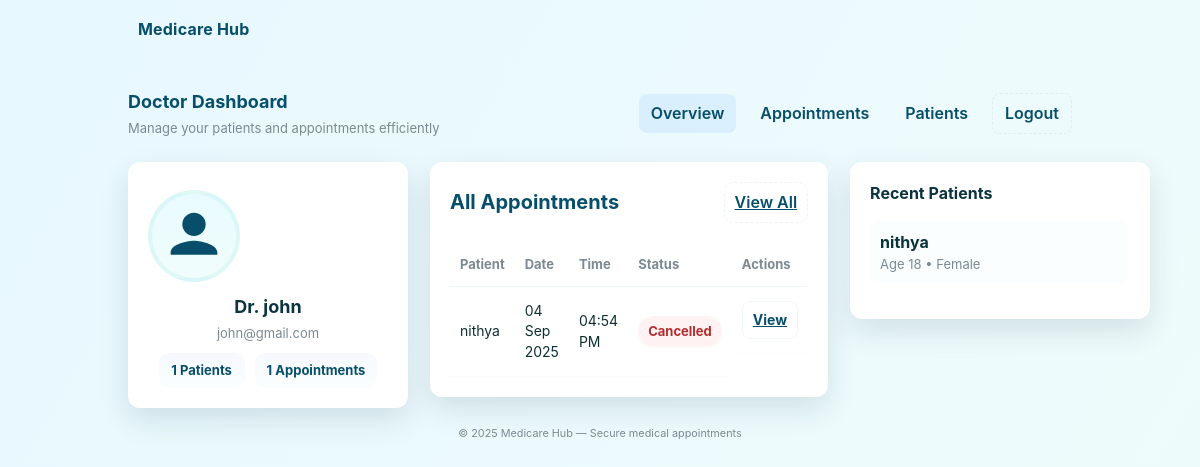
Screenshot of /accounts/dashboard/doctor/ (signed in) with the database file from the repository.
### accounts/models.py (models this page shows, shortened)
class Appointment(models.Model):
    patient = models.ForeignKey(
        Patient,
        on_delete=models.CASCADE,
        related_name="appointments"   # ✅ clean reverse relation
    )
    doctor = models.ForeignKey(
        Doctor,
        on_delete=models.CASCADE,
        related_name="appointments"   # ✅ clean reverse relation
    )
    date = models.DateField()
    time = models.TimeField()
    status = models.CharField(
        max_length=20,
        choices=[
            ('Pending', 'Pending'),
            ('Confirmed', 'Confirmed'),
            ('Cancelled', 'Cancelled'),
            ('Completed', 'Completed')
        ],
        default='Pending'
    )
    reason = models.TextField(null=True, blank=True)

class Patient(models.Model):
    user = models.OneToOneField(User,null=True,on_delete=models.CASCADE)
    phone = models.CharField(max_length=200,null=True)
    address = models.TextField(null=True,blank=True)
    age = models.IntegerField(null=True)
    gender = models.CharField(max_length=10,choices=[('Male','Male'),('Female','Female'),('Other','Other')],null=True)
    blood_group = models.CharField(max_length=200,null=True)

### accounts/views.py (the view)
# urls.py: path("dashboard/doctor/", views.doctor_dashboard, name="doctor_dashboard"),
@login_required
def doctor_dashboard(request):
    doctor = get_object_or_404(Doctor, user=request.user)
    appointments = Appointment.objects.filter(doctor=doctor).order_by("-date", "-time")
    recent_patients = Patient.objects.filter(appointments__doctor=doctor).distinct()[:5]
    context = {
        "doctor": doctor,
        "appointments": appointments,
        "recent_patients": recent_patients,
        "total_patients": Patient.objects.filter(appointments__doctor=doctor).distinct().count(),
    }
    return render(request, "accounts/doctor_dashboard.html", context)

### accounts/templates/accounts/doctor_dashboard.html (shortened to what this page needs)
<!DOCTYPE html>
<html lang="en">
<head>
  {% load static %}
  <link rel="stylesheet" href="{% static 'css/style.css' %}">
</head>
<body>
<header class="site-header">
  <div class="site-brand">
    <span class="brand-name">Medicare Hub</span>
  </div>
</header>
<main class="dashboard-wrap">
  <div class="top-nav">
    <div>
      <h1 style="font-size:18px;margin:0;color:var(--accent-deep)">Doctor Dashboard</h1>
      <p style="margin:4px 0 0 0;color:var(--muted);font-size:13px;">Manage your patients and appointments efficiently</p>
    </div>
    <div class="nav-links">
      <a href="{% url 'doctor_dashboard' %}" class="active">Overview</a>
      <a href="{% url 'appointments_list' %}">Appointments</a>
      <a href="{% url 'patients_list' %}">Patients</a>
      <a href="{% url 'logout' %}" class="btn-ghost">Logout</a>
    </div>
  </div>
  <section class="dashboard-grid">
    <aside class="card profile-card">
      <a href="{% url 'doctor_profile' %}" class="avatar" title="Edit Profile">
         <svg viewBox="0 0 24 24">
           <path d="M12 12c2.8 0 5-2.2 5-5s-2.2-5-5-5-5 2.2-5 5 2.2 5 5 5zm0 2c-3.3 0-10 1.7-10 5v1h20v-1c0-3.3-6.7-5-10-5z"/>
         </svg>
      </a>
      <div class="profile-name">Dr. {{ user.username }}</div>
      <div class="profile-meta">{{ user.email }}</div>
      <div class="stat-row">
        <div class="stat">{{ total_patients }} Patients</div>
        <div class="stat">{{ appointments.count }} Appointments</div>
      </div>
    </aside>
    <section class="card">
      <div class="main-header">
        <h2>All Appointments</h2>
        <a href="{% url 'appointments_list' %}" class="btn-ghost">View All</a>
      </div>
      <div style="overflow:auto;">
        <table class="table">
          <thead>
            <tr>
              <th>Patient</th><th>Date</th><th>Time</th><th>Status</th><th>Actions</th>
            </tr>
          </thead>
          <tbody>
            {% for appt in appointments %}
              <tr>
                <td>{{ appt.patient.user.username }}</td>
                <td>{{ appt.date|date:"d M Y" }}</td>
                <td>{{ appt.time|time:"h:i A" }}</td>
                <td><span class="status-pill status-{{ appt.status|lower }}">{{ appt.status }}</span></td>
                <td class="row-actions">
                  <a href="{% url 'doctor_patient_appointment_detail' appt.id %}" class="action-btn view">View</a>
                </td>
              </tr>
            {% empty %}
              <tr><td colspan="5" style="text-align:center;color:var(--muted);">No appointments found</td></tr>
            {% endfor %}
          </tbody>
        </table>
      </div>
    </section>
    <aside class="card">
      <h3 style="margin:0 0 10px 0;color:#0b3440;font-size:16px;">Recent Patients</h3>
      <ul style="list-style:none;padding:0;display:grid;gap:10px;">
        {% for patient in recent_patients %}
          <li style="padding:10px;border-radius:10px;background:#fbfeff;">
            <div style="font-weight:700;color:#07333a;">{{ patient.user.username }}</div>
            <div style="font-size:13px;color:var(--muted);">Age {{ patient.age }} • {{ patient.gender }}</div>
          </li>
        {% empty %}
          <li><em style="color:var(--muted);">No recent patients</em></li>
        {% endfor %}
      </ul>
    </aside>
  </section>
</main>
<footer class="site-footer">
  <small>© <span id="year">2025</span> Medicare Hub — Secure medical appointments</small>
</footer>
</body>
</html>

### accounts/static/css/style.css (style rules this page uses)
:root { --bg-1: linear-gradient(120deg,#e7f8ff 0%, #f0fcfb 100%); --accent: #0d6efd; --accent-2: #0ec2b6; --accent-deep: #064e6a; --card-bg: #ffffff; --muted: #7b8a92; --radius: 14px; --gap: 1rem; --max-width: 980px; --shadow: 0 12px 30px rgba(12,40,60,0.12); --glass: rgba(255,255,255,0.75); }
* { box-sizing: border-box; }
html,body { height: 100%; }
body { margin: 0; font-family: Inter, "Segoe UI", Roboto, system-ui, -apple-system, "Helvetica Neue", Arial; line-height: 1.45; color: #163238; background: var(--bg-1); -webkit-font-smoothing:antialiased; -moz-osx-font-smoothing:grayscale; }
.site-header { display:flex; align-items:center; padding: 18px 28px; max-width: var(--max-width); margin: 0 auto; }
.site-brand { display:flex; gap:12px; align-items:center; }
.brand-name { font-weight:700; letter-spacing:0.2px; color:var(--accent-deep); }
.site-footer { max-width: var(--max-width); margin: 18px auto 30px; padding: 0 20px; color: var(--muted); font-size:13px; display:flex; justify-content:center; }
.dashboard-grid { display:grid; grid-template-columns: 300px 1fr 320px; gap: 26px; }

### accounts/templates/accounts/doctor_dashboard.html (style rules this page uses)
:root { --dash-gap: 22px; --card-padding: 20px; --muted-2: #6f8b90; }
.dashboard-wrap { max-width: var(--max-width); margin: 18px auto; padding: 0 18px; }
.top-nav { display:flex; justify-content:space-between; align-items:center; padding: 12px 0; gap:12px; }
.nav-links { display:flex; gap:12px; align-items:center; }
.nav-links a { color: var(--accent-deep); text-decoration:none; font-weight:600; padding:8px 12px; border-radius:8px; }
.nav-links a.active { background: rgba(13,110,253,0.08); }
.dashboard-grid { display: grid; grid-template-columns: 280px 1fr 300px; gap: var(--dash-gap); align-items: start; margin-top: 12px; }
.card { background: var(--card-bg); padding: var(--card-padding); border-radius: 12px; box-shadow: var(--shadow); }
.profile-card { text-align:center; padding-top:28px; }
.avatar { width:92px; height:92px; border-radius: 999px; display:flex; align-items:center; justify-content:center; margin-bottom:12px; background: linear-gradient(180deg,#e9fbff,#f0fdfb); border: 4px solid rgba(14,194,182,0.08); cursor: pointer; transition: transform 0.2s ease, box-shadow 0.2s ease; }
.avatar svg { width:56px; height:56px; fill:var(--accent-deep); }
.profile-name { font-size:18px; font-weight:700; color:#0b3440; margin-bottom:4px; }
.profile-meta { font-size:13px; color:var(--muted); margin-bottom:10px; }
.stat-row { display:flex; gap:10px; justify-content:center; margin-top:10px; }
.stat { background: linear-gradient(180deg, rgba(13,110,253,0.04), rgba(14,194,182,0.02)); padding:8px 12px; border-radius:10px; font-weight:700; color:var(--accent-deep); font-size:13px; min-width:86px; text-align:center; }
.main-header { display:flex; justify-content:space-between; align-items:center; gap:12px; margin-bottom:12px; }
.main-header h2 { margin:0; font-size:20px; color:var(--accent-deep); }
.btn-ghost { padding:8px 10px; border-radius:10px; background:transparent; border:1px dashed rgba(6,50,60,0.06); font-weight:600; color:var(--accent-deep); }
.table { width:100%; border-collapse:collapse; margin-top:8px; }
.table thead th { text-align:left; padding:12px 10px; font-size:13px; color:var(--muted); border-bottom: 1px solid #eef6f6; }
.table td { padding:14px 10px; font-size:14px; color:#0f2f33; border-bottom: 1px solid #fafdfd; }
.status-pill { display:inline-block; padding:6px 10px; border-radius:999px; font-size:13px; font-weight:700; }
.status-cancelled { background: rgba(255,90,90,0.08); color:#b22e2e; }
.row-actions { display:flex; gap:8px; }
.action-btn { padding:8px 10px; border-radius:8px; font-weight:700; border:none; cursor:pointer; }
.action-btn.view { background: transparent; color: var(--accent-deep); border:1px solid rgba(13,110,253,0.06); }

### rows the page displays
Appointment: patient.user.username "nithya", date "04 Sep 2025", time "04:54 PM", status "Cancelled"
Patient: user.username "nithya", age "18", gender "Female"

### other values shown
{{ user.username }} "john"
{{ user.email }} "john@gmail.com"
{{ total_patients }} "1"
{{ appointments.count }} "1"
